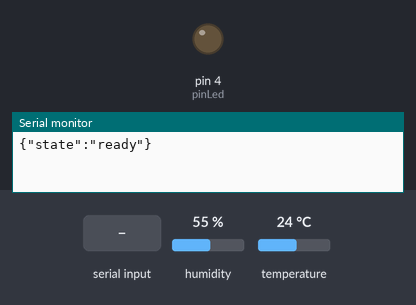
This sketch was run on a simulated Arduino Uno, built with avr-gcc and run on an emulated ATmega328P. Shown: output pins drawn as LEDs (lit = HIGH), the last lines printed to the serial monitor. Dashed ring = blinking. Inputs (shaded band) come from the test bench; at power-on: humidity 55 %, temperature 24 °C.

Above: at 4.3 s.
4.4 s: "test" received over Serial
At 4.5 s:
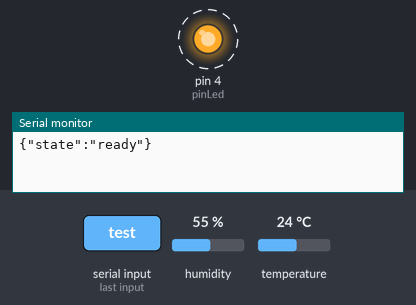
7.9 s: "led" received over the second serial link
At 9.3 s:
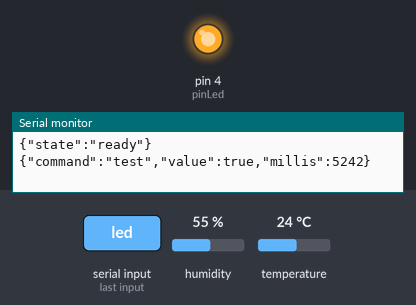
13.4 s: "ledon" received over Serial
At 14.5 s:
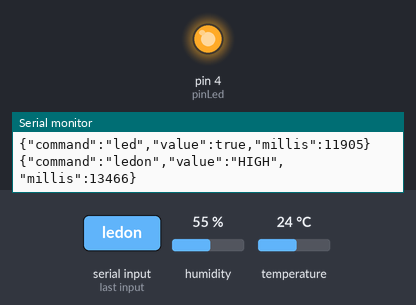
14.9 s: "led" received over Serial
At 18.3 s:
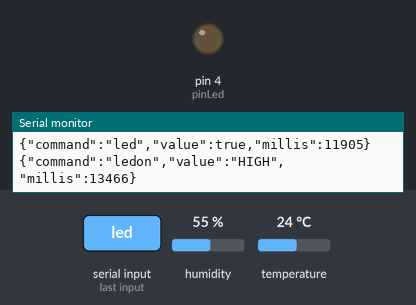
20.5 s: "ledon" received over the second serial link
At 21.0 s:
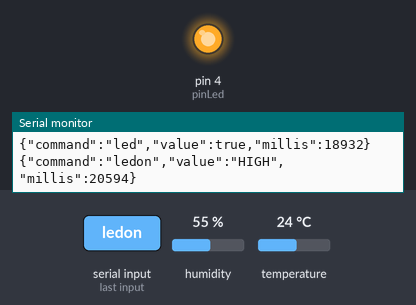
Timing chart, 0 to 23.0 s (numbered marks = the images above; inputs shaded):
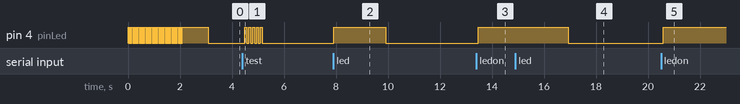

Measured:
- after the input at 4.4 s, pin 4 (pinLed): alternates HIGH for 0.08 s and LOW for 0.08 s, 10 changes in all, then stays LOW, starting after 0.09 s
- after the input at 7.9 s, pin 4 (pinLed): LOW → HIGH at once, → LOW 2.0 s later
- after the input at 13.4 s, pin 4 (pinLed): LOW → HIGH after 0.07 s
- after the input at 14.9 s, pin 4 (pinLed): HIGH → LOW after 2.0 s
- after the input at 20.5 s, pin 4 (pinLed): LOW → HIGH after 0.10 s

The sketch:

BT_Sensor.ino
```cpp
// Includes
#include <SoftwareSerial.h>
#include <DHT22.h>


// Pin constants
#define pinLed 4
#define pinRx 2
#define pinTx 3
#define snsLight A0
#define snsMoist A1
#define snsDHT22 6


// DHT22 init
DHT22 myDHT22(snsDHT22);
const float fltBadDHT22Reading = -273.15;
float fltTemp = fltBadDHT22Reading;
float fltHumidity = -1;
unsigned long dhtLastRead = 0;

SoftwareSerial mySerial(pinRx, pinTx); // RX, TX


void setup() {
  // Set the LED
  pinMode(pinLed, OUTPUT);

  // Initialize serial output
  Serial.begin(9600);
  mySerial.begin(9600);

  // Flash the LED several times for delayed boot
  while(millis()<2000) {
    digitalWrite(pinLed, HIGH);
    delay(25);
    digitalWrite(pinLed, LOW);
    delay(25);
  }

  bothSerialPrintln("{\"state\":\"ready\"}");

  getDHT22Data();
  dhtLastRead = millis();

  // One long LED flash to signify startup complete
  digitalWrite(pinLed, HIGH);
  delay(1000);
  digitalWrite(pinLed, LOW);
  delay(100);
}


void loop() {
  if(millis()-dhtLastRead>=2000 || dhtLastRead>millis()) {
    getDHT22Data();
    dhtLastRead = millis();
  }

  String command = getCommand();
  char c[100];

  if(command.length()>0) {
    String json = "{\"command\":\"";
    json += command;
    json += "\",\"value\":";

    if(command=="led") {
      blinkLed(1, 2000);
      json += "true,";
    } else if(command=="test") {
      blinkLed(5, 75);
      json += "true,";
    } else if(command=="ledon") {
      digitalWrite(pinLed, HIGH);
      json += "\"HIGH\",";
    } else if(command=="ledoff") {
      digitalWrite(pinLed, LOW);
      json += "\"LOW\",";
    } else if(command=="light") {
      dtostrf(getLight(), 4, 2, c);
      json += c;
      json += ",";
      json += "\"unit\":\"%\",";
    } else if(command=="lightraw") {
      dtostrf(getLightRaw(), 4, 0, c);
      json += c;
      json += ",";
      json += "\"unit\":\"raw\",";
    } else if(command=="moistraw") {
      dtostrf(getMoistRaw(), 4, 2, c);
      json += c;
      json += ",";
      json += "\"unit\":\"raw\",";
    } else if(command=="temp") {
      dtostrf(getTempF(), 3, 2, c);
      json += c;
      json += ",";
      json += "\"unit\":\"F\",";
    } else if(command=="tempc") {
      dtostrf(getTempC(), 3, 2, c);
      json += c;
      json += ",";
      json += "\"unit\":\"C\",";
    } else if(command=="humid") {
      dtostrf(getHumidity(), 3, 2, c);
      json += c;
      json += ",";
      json += "\"unit\":\"%\",";
    } else {
      json += "false,";
    }

    json += "\"millis\":";
    json += millis();
    json += "}";
    bothSerialPrintln(json);
  }

  command = "";

  delay(100);
}


String getCommand() {
  String s;
  bool source;

  while(mySerial.available()>0) {
    char c = mySerial.read();
    s += c;

    source = false;
  }

  while(Serial.available()>0) {
    char c = Serial.read();
    s += c;

    source = true;
  }

  s.trim();

  return s;
}


void bothSerialPrint(String s) {
  Serial.print(s);
  mySerial.print(s);
}


void bothSerialPrintln(String s) {
  Serial.println(s);
  mySerial.println(s);
}


// Get and map light reading
float getLight() {
  float pctLight;

  float intLight = analogRead(snsLight);

  if(intLight<=0)
    pctLight = 0;
  else
    pctLight = intLight/1024*100;

  return pctLight;
}

unsigned int getLightRaw() {
  return analogRead(snsLight);
}


unsigned int getMoistRaw() {
  return analogRead(snsMoist);
}


// Get temperature in Celsius
float getTempC() {
  return getTemp();
}


// Get temperature in Fahrenheight
float getTempF() {
  return (fltTemp*9/5)+32;
}


// Get the temperature (in Celsius)
float getTemp() {
 return fltTemp;
}


// Get the humidity
float getHumidity() {
  return fltHumidity;
}


// Get data from DHT22
void getDHT22Data() {
  DHT22_ERROR_t errorCode;

  fltTemp = fltBadDHT22Reading;
  fltHumidity = -1;

  errorCode = myDHT22.readData();
  switch(errorCode) {
    case DHT_ERROR_NONE:
    case DHT_ERROR_CHECKSUM:
      fltTemp = myDHT22.getTemperatureC();
      fltHumidity = myDHT22.getHumidity();
      break;
  }

  fltTemp = fltTemp*1;
  fltHumidity = fltHumidity*1;

  dhtLastRead = millis();
}


// Blink LED t times for d duration
void blinkLed(int t, int d) {
  for(int i=0; i<t; i++) {
    digitalWrite(pinLed, HIGH);
    delay(d);
    digitalWrite(pinLed, LOW);
    delay(d);
  }
}
```
